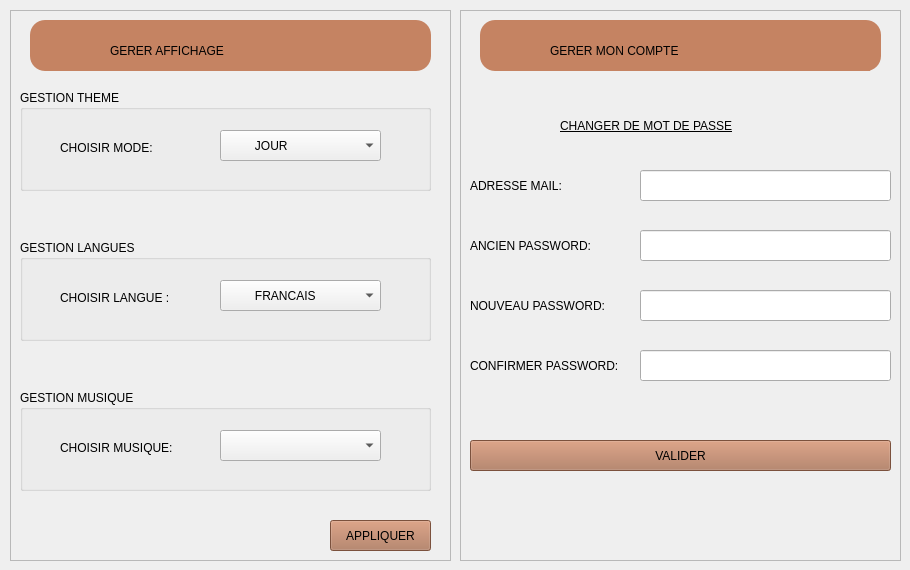
      <widget class="QWidget" name="page_8">
       <widget class="QFrame" name="frame_3">
        <property name="geometry">
         <rect>
          <x>10</x>
          <y>10</y>
          <width>441</width>
          <height>551</height>
         </rect>
        </property>
        <property name="styleSheet">
         <string notr="true"/>
        </property>
        <property name="frameShape">
         <enum>QFrame::StyledPanel</enum>
        </property>
        <property name="frameShadow">
         <enum>QFrame::Raised</enum>
        </property>
        <widget class="QWidget" name="widget_6" native="true">
         <property name="geometry">
          <rect>
           <x>20</x>
           <y>10</y>
           <width>401</width>
           <height>51</height>
          </rect>
         </property>
         <property name="styleSheet">
          <string notr="true">background-color: rgb(197, 131, 98);
border-radius: 15px 15px 15px 15px;
font: 30pt &quot;Gabriola&quot;;</string>
         </property>
         <widget class="QLabel" name="label_55">
          <property name="geometry">
           <rect>
            <x>80</x>
            <y>0</y>
            <width>301</width>
            <height>61</height>
           </rect>
          </property>
          <property name="text">
           <string>GERER AFFICHAGE</string>
          </property>
         </widget>
        </widget>
        <widget class="QGroupBox" name="groupBox_2">
         <property name="geometry">
          <rect>
           <x>10</x>
           <y>80</y>
           <width>411</width>
           <height>101</height>
          </rect>
         </property>
         <property name="styleSheet">
          <string notr="true">font: 13pt &quot;MS Shell Dlg 2&quot;;
</string>
         </property>
         <property name="title">
          <string>GESTION THEME</string>
         </property>
         <widget class="QLabel" name="label_57">
          <property name="geometry">
           <rect>
            <x>40</x>
            <y>50</y>
            <width>141</width>
            <height>16</height>
           </rect>
          </property>
          <property name="text">
           <string>CHOISIR MODE:</string>
          </property>
         </widget>
         <widget class="QComboBox" name="lineEdit_mode">
          <property name="geometry">
           <rect>
            <x>200</x>
            <y>40</y>
            <width>161</width>
            <height>31</height>
           </rect>
          </property>
          <property name="styleSheet">
           <string notr="true">font: 18pt &quot;Gabriola&quot;;</string>
          </property>
          <item>
           <property name="text">
            <string>         JOUR</string>
           </property>
          </item>
          <item>
           <property name="text">
            <string>         NUIT</string>
           </property>
          </item>
         </widget>
        </widget>
        <widget class="QGroupBox" name="groupBox_3">
         <property name="geometry">
          <rect>
           <x>10</x>
           <y>230</y>
           <width>411</width>
           <height>101</height>
          </rect>
         </property>
         <property name="styleSheet">
          <string notr="true">font: 13pt &quot;MS Shell Dlg 2&quot;;
</string>
         </property>
         <property name="title">
          <string>GESTION LANGUES</string>
         </property>
         <widget class="QLabel" name="label_59">
          <property name="geometry">
           <rect>
            <x>40</x>
            <y>50</y>
            <width>151</width>
            <height>16</height>
           </rect>
          </property>
          <property name="text">
           <string>CHOISIR LANGUE :</string>
          </property>
         </widget>
         <widget class="QComboBox" name="lineEdit_sexe_5">
          <property name="geometry">
           <rect>
            <x>200</x>
            <y>40</y>
            <width>161</width>
            <height>31</height>
           </rect>
          </property>
          <property name="styleSheet">
           <string notr="true">font: 18pt &quot;Gabriola&quot;;</string>
          </property>
          <item>
           <property name="text">
            <string>         FRANCAIS</string>
           </property>
          </item>
          <item>
           <property name="text">
            <string>         ANGLAIS</string>
           </property>
          </item>
          <item>
           <property name="text">
            <string>         TURQUE</string>
           </property>
          </item>
         </widget>
        </widget>
        <widget class="QGroupBox" name="groupBox_4">
         <property name="geometry">
          <rect>
           <x>10</x>
           <y>380</y>
           <width>411</width>
           <height>101</height>
          </rect>
         </property>
         <property name="styleSheet">
          <string notr="true">font: 13pt &quot;MS Shell Dlg 2&quot;;
</string>
         </property>
         <property name="title">
          <string>GESTION MUSIQUE</string>
         </property>
         <widget class="QLabel" name="label_60">
          <property name="geometry">
           <rect>
            <x>40</x>
            <y>50</y>
            <width>161</width>
            <height>16</height>
           </rect>
          </property>
          <property name="text">
           <string>CHOISIR MUSIQUE:</string>
          </property>
         </widget>
         <widget class="QComboBox" name="lineEdit_sexe_6">
          <property name="geometry">
           <rect>
            <x>200</x>
            <y>40</y>
            <width>161</width>
            <height>31</height>
           </rect>
          </property>
          <property name="styleSheet">
           <string notr="true">font: 18pt &quot;Gabriola&quot;;</string>
          </property>
          <item>
           <property name="text">
            <string/>
           </property>
          </item>
          <item>
           <property name="text">
            <string/>
           </property>
          </item>
         </widget>
        </widget>
        <widget class="QPushButton" name="pushButton_APPLIQUER">
         <property name="geometry">
          <rect>
           <x>320</x>
           <y>510</y>
           <width>101</width>
           <height>31</height>
          </rect>
         </property>
         <property name="styleSheet">
          <string notr="true">font:15pt &quot;Gabriola&quot;;
background-color: rgb(172, 114, 85);</string>
         </property>
         <property name="text">
          <string>APPLIQUER</string>
         </property>
        </widget>
       </widget>
       <widget class="QFrame" name="frame_4">
        <property name="geometry">
         <rect>
          <x>460</x>
          <y>10</y>
          <width>441</width>
          <height>551</height>
         </rect>
        </property>
        <property name="styleSheet">
         <string notr="true"/>
        </property>
        <property name="frameShape">
         <enum>QFrame::StyledPanel</enum>
        </property>
        <property name="frameShadow">
         <enum>QFrame::Raised</enum>
        </property>
        <widget class="QWidget" name="widget_7" native="true">
         <property name="geometry">
          <rect>
           <x>20</x>
           <y>10</y>
           <width>401</width>
           <height>51</height>
          </rect>
         </property>
         <property name="styleSheet">
          <string notr="true">background-color: rgb(197, 131, 98);
border-radius: 15px 15px 15px 15px;
font: 30pt &quot;Gabriola&quot;;</string>
         </property>
         <widget class="QLabel" name="label_56">
          <property name="geometry">
           <rect>
            <x>70</x>
            <y>0</y>
            <width>321</width>
            <height>61</height>
           </rect>
          </property>
          <property name="text">
           <string>GERER MON COMPTE</string>
          </property>
         </widget>
        </widget>
        <widget class="QLabel" name="label_61">
         <property name="geometry">
          <rect>
           <x>100</x>
           <y>100</y>
           <width>271</width>
           <height>31</height>
          </rect>
         </property>
         <property name="styleSheet">
          <string notr="true">font: 20pt &quot;Gabriola&quot;;
text-decoration: underline;
font: 20pt &quot;Gabriola&quot;;</string>
         </property>
         <property name="text">
          <string>CHANGER DE MOT DE PASSE</string>
         </property>
        </widget>
        <widget class="QLabel" name="label_62">
         <property name="geometry">
          <rect>
           <x>10</x>
           <y>220</y>
           <width>161</width>
           <height>31</height>
          </rect>
         </property>
         <property name="styleSheet">
          <string notr="true">font: 14pt &quot;Gabriola&quot;;
</string>
         </property>
         <property name="text">
          <string>ANCIEN PASSWORD:</string>
         </property>
        </widget>
        <widget class="QLineEdit" name="lineEdit">
         <property name="geometry">
          <rect>
           <x>180</x>
           <y>220</y>
           <width>251</width>
           <height>31</height>
          </rect>
         </property>
        </widget>
        <widget class="QLineEdit" name="lineEdit_2">
         <property name="geometry">
          <rect>
           <x>180</x>
           <y>280</y>
           <width>251</width>
           <height>31</height>
          </rect>
         </property>
        </widget>
        <widget class="QLabel" name="label_63">
         <property name="geometry">
          <rect>
           <x>10</x>
           <y>280</y>
           <width>151</width>
           <height>31</height>
          </rect>
         </property>
         <property name="styleSheet">
          <string notr="true">font: 14pt &quot;Gabriola&quot;;
</string>
         </property>
         <property name="text">
          <string>NOUVEAU PASSWORD:</string>
         </property>
        </widget>
        <widget class="QLabel" name="label_64">
         <property name="geometry">
          <rect>
           <x>10</x>
           <y>340</y>
           <width>171</width>
           <height>31</height>
          </rect>
         </property>
         <property name="styleSheet">
          <string notr="true">font: 14pt &quot;Gabriola&quot;;
</string>
         </property>
         <property name="text">
          <string>CONFIRMER PASSWORD:</string>
         </property>
        </widget>
        <widget class="QLineEdit" name="lineEdit_7">
         <property name="geometry">
          <rect>
           <x>180</x>
           <y>340</y>
           <width>251</width>
           <height>31</height>
          </rect>
         </property>
        </widget>
        <widget class="QLabel" name="label_65">
         <property name="geometry">
          <rect>
           <x>10</x>
           <y>160</y>
           <width>171</width>
           <height>31</height>
          </rect>
         </property>
         <property name="styleSheet">
          <string notr="true">font: 14pt &quot;Gabriola&quot;;
</string>
         </property>
         <property name="text">
          <string>ADRESSE MAIL:</string>
         </property>
        </widget>
        <widget class="QLineEdit" name="lineEdit_8">
         <property name="geometry">
          <rect>
           <x>180</x>
           <y>160</y>
           <width>251</width>
           <height>31</height>
          </rect>
         </property>
        </widget>
        <widget class="QPushButton" name="pushButton_5">
         <property name="geometry">
          <rect>
           <x>10</x>
           <y>430</y>
           <width>421</width>
           <height>31</height>
          </rect>
         </property>
         <property name="styleSheet">
          <string notr="true">font:15pt &quot;Gabriola&quot;;
background-color: rgb(172, 114, 85);</string>
         </property>
         <property name="text">
          <string>VALIDER</string>
         </property>
        </widget>
        <widget class="Line" name="line_8">
         <property name="geometry">
          <rect>
           <x>-17</x>
           <y>0</y>
           <width>20</width>
           <height>551</height>
          </rect>
         </property>
         <property name="orientation">
          <enum>Qt::Vertical</enum>
         </property>
        </widget>
       </widget>
      </widget>
